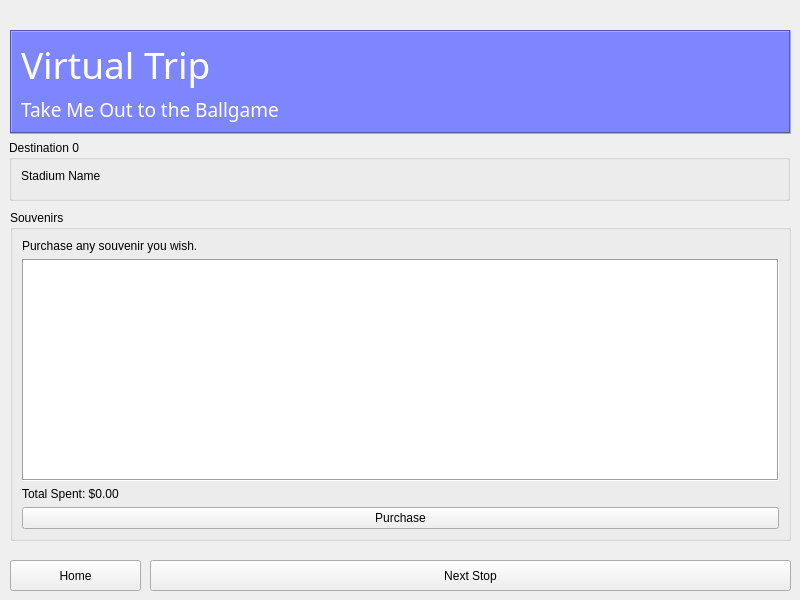
    <widget class="QWidget" name="virtualtrip">
     <widget class="QFrame" name="headerVirtualTrip">
      <property name="enabled">
       <bool>true</bool>
      </property>
      <property name="geometry">
       <rect>
        <x>10</x>
        <y>30</y>
        <width>781</width>
        <height>104</height>
       </rect>
      </property>
      <property name="styleSheet">
       <string notr="true">background-color: rgb(125, 134, 255);</string>
      </property>
      <property name="frameShape">
       <enum>QFrame::Box</enum>
      </property>
      <property name="frameShadow">
       <enum>QFrame::Sunken</enum>
      </property>
      <layout class="QVBoxLayout" name="verticalLayout_6">
       <property name="spacing">
        <number>8</number>
       </property>
       <item>
        <widget class="QLabel" name="subtitleVirtualTrip">
         <property name="enabled">
          <bool>true</bool>
         </property>
         <property name="font">
          <font>
           <family>Bahnschrift</family>
           <pointsize>28</pointsize>
           <italic>false</italic>
           <fontweight>Black</fontweight>
          </font>
         </property>
         <property name="acceptDrops">
          <bool>false</bool>
         </property>
         <property name="styleSheet">
          <string notr="true">color: rgb(255, 255, 255);
background-color: rgba(255, 255, 255, 0);</string>
         </property>
         <property name="frameShape">
          <enum>QFrame::NoFrame</enum>
         </property>
         <property name="lineWidth">
          <number>2</number>
         </property>
         <property name="text">
          <string notr="true">Virtual Trip</string>
         </property>
         <property name="wordWrap">
          <bool>false</bool>
         </property>
        </widget>
       </item>
       <item>
        <widget class="QLabel" name="titleVirtualTrip">
         <property name="enabled">
          <bool>true</bool>
         </property>
         <property name="font">
          <font>
           <family>Bahnschrift</family>
           <pointsize>14</pointsize>
           <italic>false</italic>
           <fontweight>Light</fontweight>
          </font>
         </property>
         <property name="styleSheet">
          <string notr="true">color: rgb(255, 255, 255);
background-color: rgba(255, 255, 255, 0);</string>
         </property>
         <property name="frameShape">
          <enum>QFrame::NoFrame</enum>
         </property>
         <property name="lineWidth">
          <number>2</number>
         </property>
         <property name="text">
          <string>Take Me Out to the Ballgame</string>
         </property>
         <property name="wordWrap">
          <bool>false</bool>
         </property>
         <property name="indent">
          <number>0</number>
         </property>
        </widget>
       </item>
      </layout>
     </widget>
     <widget class="QPushButton" name="backVirtualTrip">
      <property name="geometry">
       <rect>
        <x>10</x>
        <y>560</y>
        <width>131</width>
        <height>31</height>
       </rect>
      </property>
      <property name="text">
       <string>Home</string>
      </property>
     </widget>
     <widget class="QPushButton" name="buttonNextStop">
      <property name="geometry">
       <rect>
        <x>150</x>
        <y>560</y>
        <width>641</width>
        <height>31</height>
       </rect>
      </property>
      <property name="text">
       <string>Next Stop</string>
      </property>
     </widget>
     <widget class="QGroupBox" name="groupSouvenirs">
      <property name="geometry">
       <rect>
        <x>10</x>
        <y>210</y>
        <width>781</width>
        <height>331</height>
       </rect>
      </property>
      <property name="title">
       <string>Souvenirs</string>
      </property>
      <layout class="QGridLayout" name="gridLayout_3">
       <item row="0" column="0">
        <widget class="QLabel" name="labelSouvenirPurchase">
         <property name="text">
          <string>Purchase any souvenir you wish.</string>
         </property>
         <property name="alignment">
          <set>Qt::AlignLeading|Qt::AlignLeft|Qt::AlignVCenter</set>
         </property>
         <property name="wordWrap">
          <bool>true</bool>
         </property>
        </widget>
       </item>
       <item row="3" column="0">
        <widget class="QLabel" name="labelPurchaseTotal">
         <property name="text">
          <string>Total Spent: $0.00</string>
         </property>
        </widget>
       </item>
       <item row="1" column="0">
        <widget class="QTableWidget" name="tableSouvenir">
         <property name="frameShape">
          <enum>QFrame::Box</enum>
         </property>
         <property name="horizontalScrollBarPolicy">
          <enum>Qt::ScrollBarAlwaysOff</enum>
         </property>
         <property name="sizeAdjustPolicy">
          <enum>QAbstractScrollArea::AdjustToContentsOnFirstShow</enum>
         </property>
        </widget>
       </item>
       <item row="4" column="0">
        <widget class="QPushButton" name="buttonPurchase">
         <property name="text">
          <string>Purchase</string>
         </property>
        </widget>
       </item>
      </layout>
     </widget>
     <widget class="QGroupBox" name="groupDestination">
      <property name="geometry">
       <rect>
        <x>9</x>
        <y>140</y>
        <width>781</width>
        <height>61</height>
       </rect>
      </property>
      <property name="title">
       <string>Destination 0</string>
      </property>
      <layout class="QGridLayout" name="gridLayout_5">
       <item row="0" column="0">
        <widget class="QLabel" name="labelDestination">
         <property name="text">
          <string>Stadium Name</string>
         </property>
         <property name="alignment">
          <set>Qt::AlignLeading|Qt::AlignLeft|Qt::AlignTop</set>
         </property>
        </widget>
       </item>
      </layout>
     </widget>
    </widget>
